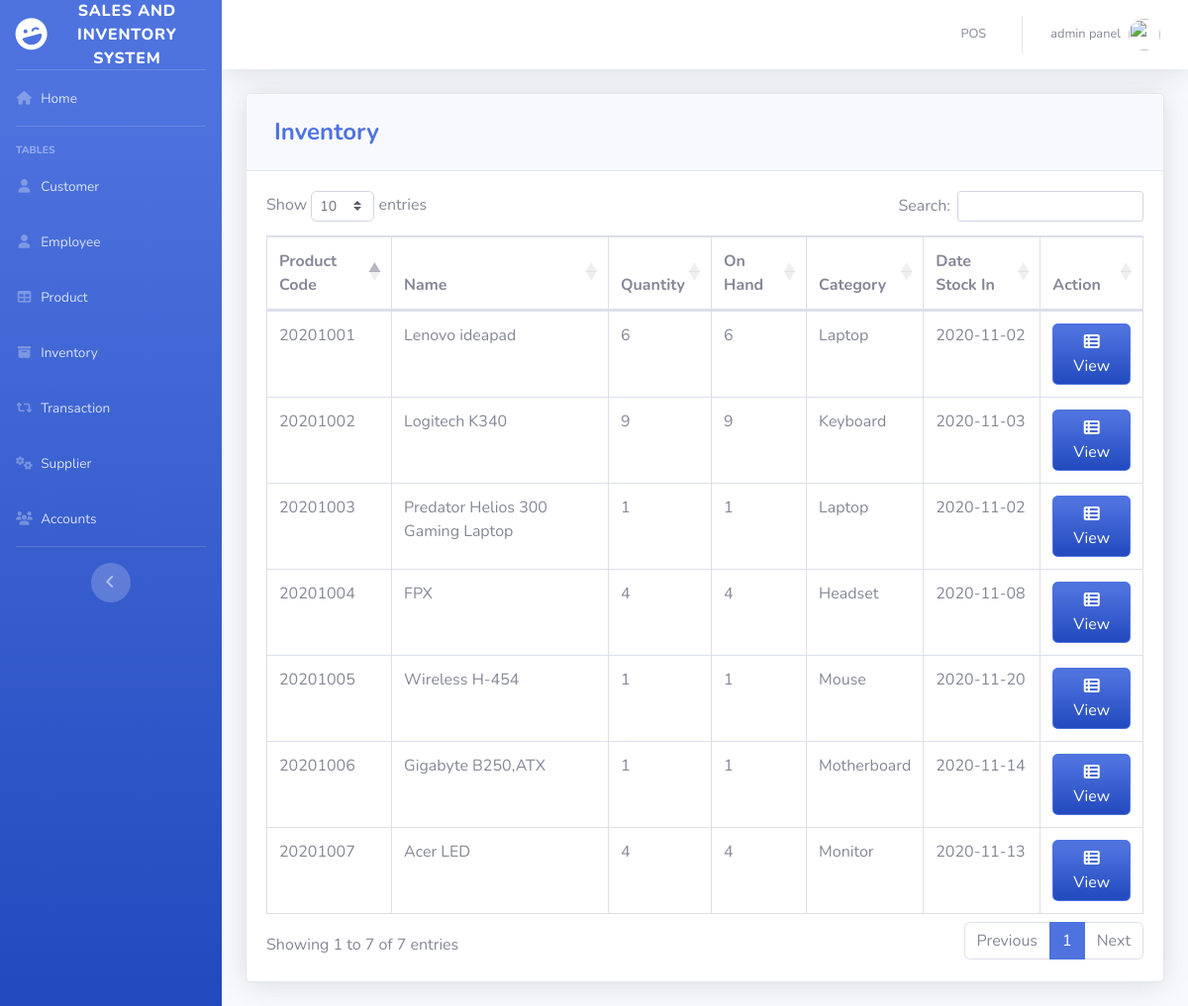
Page /pages/inventory.php (signed in) on the committed database.
### tables this page shows
CREATE TABLE `product` (
  `PRODUCT_ID` int(11) NOT NULL,
  `PRODUCT_CODE` varchar(20) NOT NULL,
  `NAME` varchar(50) DEFAULT NULL,
  `DESCRIPTION` varchar(250) NOT NULL,
  `QTY_STOCK` int(50) DEFAULT NULL,
  `ON_HAND` int(250) NOT NULL,
  `PRICE` int(50) DEFAULT NULL,
  `CATEGORY_ID` int(11) DEFAULT NULL,
  `SUPPLIER_ID` int(11) DEFAULT NULL,
  `DATE_STOCK_IN` varchar(50) NOT NULL
);

CREATE TABLE `category` (
  `CATEGORY_ID` int(11) NOT NULL,
  `CNAME` varchar(50) DEFAULT NULL
);

### pages/inventory.php (the view, shortened to what this page needs)
<?php
include'../includes/connection.php';
include'../includes/sidebar.php';
?>
            <div class="card shadow mb-4">
            <div class="card-header py-3">
              <h4 class="m-2 font-weight-bold text-primary">Inventory</h4>
            </div>
            <div class="card-body">
              <div class="table-responsive">
                <table class="table table-bordered" id="dataTable" width="100%" cellspacing="0">
               <thead>
                   <tr>
                     <th>Product Code</th>
                     <th>Name</th>
                     <th>Quantity</th>
                     <th>On Hand</th>
                     <th>Category</th>
                     <th>Date Stock In</th>
                     <th>Action</th>
                   </tr>
               </thead>
          <tbody>
<?php
    $query = 'SELECT PRODUCT_ID, PRODUCT_CODE, NAME, COUNT(`QTY_STOCK`) AS "QTY_STOCK", COUNT(`ON_HAND`) AS "ON_HAND", CNAME, DATE_STOCK_IN FROM product p join category c on p.CATEGORY_ID=c.CATEGORY_ID GROUP BY PRODUCT_CODE';
        $result = mysqli_query($db, $query) or die (mysqli_error($db));
            while ($row = mysqli_fetch_assoc($result)) {
                echo '<tr>';
                echo '<td>'. $row['PRODUCT_CODE'].'</td>';
                echo '<td>'. $row['NAME'].'</td>';
                echo '<td>'. $row['QTY_STOCK'].'</td>';
                echo '<td>'. $row['ON_HAND'].'</td>';
                echo '<td>'. $row['CNAME'].'</td>';
                echo '<td>'. $row['DATE_STOCK_IN'].'</td>';
                      echo '<td align="right">
                              <a type="button" class="btn btn-primary bg-gradient-primary" href="inv_searchfrm.php?action=edit & id='.$row['PRODUCT_CODE'] . '"><i class="fas fa-fw fa-th-list"></i> View</a>
                          </div> </td>';
                        }
?>
<?php
include'../includes/footer.php';
?>

### includes/sidebar.php (shortened to what this page needs)
<!DOCTYPE html>
<html lang="en">
<head>
  <link href="../vendor/fontawesome-free/css/all.min.css" rel="stylesheet" type="text/css">
  <link href="../css/sb-admin-2.min.css" rel="stylesheet">
  <link href="../vendor/datatables/dataTables.bootstrap4.min.css" rel="stylesheet">
</head>
<body id="page-top">
  <div id="wrapper">
    <ul class="navbar-nav bg-gradient-primary sidebar sidebar-dark accordion" id="accordionSidebar">
      <a class="sidebar-brand d-flex align-items-center justify-content-center" href="index.php">
        <div class="sidebar-brand-icon rotate-n-15">
          <i class="fas fa-laugh-wink"></i>
        </div>
        <div class="sidebar-brand-text mx-3">Sales and Inventory System</div>
      </a>
      <hr class="sidebar-divider my-0">
      <li class="nav-item">
        <a class="nav-link" href="index.php">
          <i class="fas fa-fw fa-home"></i>
          <span>Home</span></a>
      </li>
      <hr class="sidebar-divider">
      <div class="sidebar-heading">
        Tables
      </div>
      <li class="nav-item">
        <a class="nav-link" href="customer.php">
          <i class="fas fa-fw fa-user"></i>
          <span>Customer</span></a>
      </li>
      <li class="nav-item">
        <a class="nav-link" href="employee.php">
          <i class="fas fa-fw fa-user"></i>
          <span>Employee</span></a>
      </li>
      <li class="nav-item">
        <a class="nav-link" href="product.php">
          <i class="fas fa-fw fa-table"></i>
          <span>Product</span></a>
      </li>
      <li class="nav-item">
        <a class="nav-link" href="inventory.php">
          <i class="fas fa-fw fa-archive"></i>
          <span>Inventory</span></a>
      </li>
      <li class="nav-item">
        <a class="nav-link" href="transaction.php">
          <i class="fas fa-fw fa-retweet"></i>
          <span>Transaction</span></a>
      </li>
      <li class="nav-item">
        <a class="nav-link" href="supplier.php">
          <i class="fas fa-fw fa-cogs"></i>
          <span>Supplier</span></a>
      </li>
      <li class="nav-item">
        <a class="nav-link" href="user.php">
          <i class="fas fa-fw fa-users"></i>
          <span>Accounts</span></a>
      </li>
      <hr class="sidebar-divider d-none d-md-block">
      <div class="text-center d-none d-md-inline">
        <button class="rounded-circle border-0" id="sidebarToggle"></button>
      </div>
    </ul>
    <?php include_once 'topbar.php'; ?>

### includes/topbar.php (shortened to what this page needs)
<div id="content-wrapper" class="d-flex flex-column">
  <div id="content">
    <nav class="navbar navbar-expand navbar-light bg-white topbar mb-4 static-top shadow">
      <ul class="navbar-nav ml-auto">
        <li class="nav-item dropdown no-arrow">
          <a class="nav-link" href="pos.php" role="button">
            <span class="mr-2 d-none d-lg-inline text-gray-600 small">POS</span>
          </a>
        </li>
        <li class="nav-item dropdown no-arrow">
          <a class="nav-link dropdown-toggle" href="#" id="userDropdown" role="button" data-toggle="dropdown" aria-haspopup="true" aria-expanded="false">
            <span class="mr-2 d-none d-lg-inline text-gray-600 small"><?php echo  $_SESSION['FIRST_NAME']. ' '.$_SESSION['LAST_NAME'] ;?></span>
            <img class="img-profile rounded-circle"
            <?php
              if($_SESSION['GENDER']=='Male'){
                echo 'src="https://encrypted-tbn0.gstatic.com/images?q=tbn:ANd9GcTS0rikanm-OEchWDtCAWQ_s1hQq1nOlQUeJr242AdtgqcdEgm0Dg"';
              }else{
                echo 'src="https://encrypted-tbn0.gstatic.com/images?q=tbn:ANd9GcSNngF0RFPjyGl4ybo78-XYxxeap88Nvsyj1_txm6L4eheH8ZBu"';
              }
            ?>>
          </a>
        </li>
      </ul>
    </nav>
    <div class="container-fluid">

### includes/footer.php (shortened to what this page needs)
</body>
</html>

### rows in the picture
product: PRODUCT_CODE "20201001", NAME "Lenovo ideapad", QTY_STOCK "6", ON_HAND "6", CATEGORY_ID.CNAME "Laptop", DATE_STOCK_IN "2020-11-02"
product: PRODUCT_CODE "20201002", NAME "Logitech K340", QTY_STOCK "9", ON_HAND "9", CATEGORY_ID.CNAME "Keyboard", DATE_STOCK_IN "2020-11-03"
product: PRODUCT_CODE "20201003", NAME "Predator Helios 300 Gaming Laptop", QTY_STOCK "1", ON_HAND "1", CATEGORY_ID.CNAME "Laptop", DATE_STOCK_IN "2020-11-02"
product: PRODUCT_CODE "20201004", NAME "FPX", QTY_STOCK "4", ON_HAND "4", CATEGORY_ID.CNAME "Headset", DATE_STOCK_IN "2020-11-08"
product: PRODUCT_CODE "20201005", NAME "Wireless H-454", QTY_STOCK "1", ON_HAND "1", CATEGORY_ID.CNAME "Mouse", DATE_STOCK_IN "2020-11-20"
product: PRODUCT_CODE "20201006", NAME "Gigabyte B250,ATX", QTY_STOCK "1", ON_HAND "1", CATEGORY_ID.CNAME "Motherboard", DATE_STOCK_IN "2020-11-14"
product: PRODUCT_CODE "20201007", NAME "Acer LED", QTY_STOCK "4", ON_HAND "4", CATEGORY_ID.CNAME "Monitor", DATE_STOCK_IN "2020-11-13"

### other values in the picture
$_SESSION['FIRST_NAME'] "admin"
$_SESSION['LAST_NAME'] "panel"
